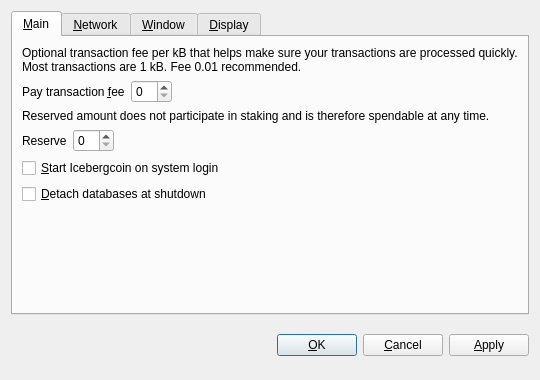
<?xml version="1.0" encoding="UTF-8"?>
<ui version="4.0">
 <class>OptionsDialog</class>
 <widget class="QDialog" name="OptionsDialog">
  <property name="geometry">
   <rect>
    <x>0</x>
    <y>0</y>
    <width>540</width>
    <height>380</height>
   </rect>
  </property>
  <property name="windowTitle">
   <string>Options</string>
  </property>
  <property name="modal">
   <bool>true</bool>
  </property>
  <layout class="QVBoxLayout" name="verticalLayout">
   <item>
    <widget class="QTabWidget" name="tabWidget">
     <property name="tabPosition">
      <enum>QTabWidget::North</enum>
     </property>
     <property name="currentIndex">
      <number>0</number>
     </property>
     <widget class="QWidget" name="tabMain">
      <attribute name="title">
       <string>&amp;Main</string>
      </attribute>
      <layout class="QVBoxLayout" name="verticalLayout_Main">
       <item>
        <widget class="QLabel" name="transactionFeeInfoLabel">
         <property name="text">
          <string>Optional transaction fee per kB that helps make sure your transactions are processed quickly. Most transactions are 1 kB. Fee 0.01 recommended.</string>
         </property>
         <property name="textFormat">
          <enum>Qt::PlainText</enum>
         </property>
         <property name="wordWrap">
          <bool>true</bool>
         </property>
        </widget>
       </item>
       <item>
        <layout class="QHBoxLayout" name="horizontalLayoutFee">
         <item>
          <widget class="QLabel" name="transactionFeeLabel">
           <property name="text">
            <string>Pay transaction &amp;fee</string>
           </property>
           <property name="textFormat">
            <enum>Qt::PlainText</enum>
           </property>
           <property name="buddy">
            <cstring>transactionFee</cstring>
           </property>
          </widget>
         </item>
         <item>
          <widget class="IcebergcoinAmountField" name="transactionFee"/>
         </item>
         <item>
          <spacer name="horizontalSpacerFee">
           <property name="orientation">
            <enum>Qt::Horizontal</enum>
           </property>
           <property name="sizeHint" stdset="0">
            <size>
             <width>40</width>
             <height>20</height>
            </size>
           </property>
          </spacer>
         </item>
        </layout>
       </item>
       <item>
        <widget class="QLabel" name="reserveBalanceInfoLabel">
         <property name="text">
          <string>Reserved amount does not participate in staking and is therefore spendable at any time.</string>
         </property>
         <property name="textFormat">
          <enum>Qt::PlainText</enum>
         </property>
         <property name="wordWrap">
          <bool>true</bool>
         </property>
        </widget>
       </item>
       <item>
        <layout class="QHBoxLayout" name="horizontalLayoutReserveBalance">
         <item>
          <widget class="QLabel" name="reserveBalanceLabel">
           <property name="text">
            <string>Reserve</string>
           </property>
           <property name="textFormat">
            <enum>Qt::PlainText</enum>
           </property>
           <property name="buddy">
            <cstring>reserveBalance</cstring>
           </property>
          </widget>
         </item>
         <item>
          <widget class="IcebergcoinAmountField" name="reserveBalance"/>
         </item>
         <item>
          <spacer name="horizontalSpacerReserveBalance">
           <property name="orientation">
            <enum>Qt::Horizontal</enum>
           </property>
           <property name="sizeHint" stdset="0">
            <size>
             <width>40</width>
             <height>20</height>
            </size>
           </property>
          </spacer>
         </item>
        </layout>
       </item>
       <item>
        <widget class="QCheckBox" name="icebergcoinAtStartup">
         <property name="toolTip">
          <string>Automatically start Icebergcoin after logging in to the system.</string>
         </property>
         <property name="text">
          <string>&amp;Start Icebergcoin on system login</string>
         </property>
        </widget>
       </item>
       <item>
        <widget class="QCheckBox" name="detachDatabases">
         <property name="toolTip">
          <string>Detach block and address databases at shutdown. This means they can be moved to another data directory, but it slows down shutdown. The wallet is always detached.</string>
         </property>
         <property name="text">
          <string>&amp;Detach databases at shutdown</string>
         </property>
        </widget>
       </item>
       <item>
        <spacer name="verticalSpacer_Main">
         <property name="orientation">
          <enum>Qt::Vertical</enum>
         </property>
         <property name="sizeHint" stdset="0">
          <size>
           <width>20</width>
           <height>40</height>
          </size>
         </property>
        </spacer>
       </item>
      </layout>
     </widget>
     <widget class="QWidget" name="tabNetwork">
      <attribute name="title">
       <string>&amp;Network</string>
      </attribute>
      <layout class="QVBoxLayout" name="verticalLayout_Network">
       <item>
        <widget class="QCheckBox" name="mapPortUpnp">
         <property name="toolTip">
          <string>Automatically open the Icebergcoin client port on the router. This only works when your router supports UPnP and it is enabled.</string>
         </property>
         <property name="text">
          <string>Map port using &amp;UPnP</string>
         </property>
        </widget>
       </item>
       <item>
        <widget class="QCheckBox" name="connectSocks">
         <property name="toolTip">
          <string>Connect to the Icebergcoin network through a SOCKS proxy (e.g. when connecting through Tor).</string>
         </property>
         <property name="text">
          <string>&amp;Connect through SOCKS proxy:</string>
         </property>
        </widget>
       </item>
       <item>
        <layout class="QHBoxLayout" name="horizontalLayout_Network">
         <item>
          <widget class="QLabel" name="proxyIpLabel">
           <property name="text">
            <string>Proxy &amp;IP:</string>
           </property>
           <property name="textFormat">
            <enum>Qt::PlainText</enum>
           </property>
           <property name="buddy">
            <cstring>proxyIp</cstring>
           </property>
          </widget>
         </item>
         <item>
          <widget class="QValidatedLineEdit" name="proxyIp">
           <property name="maximumSize">
            <size>
             <width>140</width>
             <height>16777215</height>
            </size>
           </property>
           <property name="toolTip">
            <string>IP address of the proxy (e.g. 127.0.0.1)</string>
           </property>
          </widget>
         </item>
         <item>
          <widget class="QLabel" name="proxyPortLabel">
           <property name="text">
            <string>&amp;Port:</string>
           </property>
           <property name="textFormat">
            <enum>Qt::PlainText</enum>
           </property>
           <property name="buddy">
            <cstring>proxyPort</cstring>
           </property>
          </widget>
         </item>
         <item>
          <widget class="QLineEdit" name="proxyPort">
           <property name="maximumSize">
            <size>
             <width>55</width>
             <height>16777215</height>
            </size>
           </property>
           <property name="toolTip">
            <string>Port of the proxy (e.g. 9050)</string>
           </property>
          </widget>
         </item>
         <item>
          <widget class="QLabel" name="socksVersionLabel">
           <property name="text">
            <string>SOCKS &amp;Version:</string>
           </property>
           <property name="textFormat">
            <enum>Qt::PlainText</enum>
           </property>
           <property name="buddy">
            <cstring>socksVersion</cstring>
           </property>
          </widget>
         </item>
         <item>
          <widget class="QValueComboBox" name="socksVersion">
           <property name="toolTip">
            <string>SOCKS version of the proxy (e.g. 5)</string>
           </property>
          </widget>
         </item>
         <item>
          <spacer name="horizontalSpacer_Network">
           <property name="orientation">
            <enum>Qt::Horizontal</enum>
           </property>
           <property name="sizeHint" stdset="0">
            <size>
             <width>40</width>
             <height>20</height>
            </size>
           </property>
          </spacer>
         </item>
        </layout>
       </item>
       <item>
        <spacer name="verticalSpacer_Network">
         <property name="orientation">
          <enum>Qt::Vertical</enum>
         </property>
         <property name="sizeHint" stdset="0">
          <size>
           <width>20</width>
           <height>40</height>
          </size>
         </property>
        </spacer>
       </item>
      </layout>
     </widget>
     <widget class="QWidget" name="tabWindow">
      <attribute name="title">
       <string>&amp;Window</string>
      </attribute>
      <layout class="QVBoxLayout" name="verticalLayout_Window">
       <item>
        <widget class="QCheckBox" name="minimizeToTray">
         <property name="toolTip">
          <string>Show only a tray icon after minimizing the window.</string>
         </property>
         <property name="text">
          <string>&amp;Minimize to the tray instead of the taskbar</string>
         </property>
        </widget>
       </item>
       <item>
        <widget class="QCheckBox" name="minimizeOnClose">
         <property name="toolTip">
          <string>Minimize instead of exit the application when the window is closed. When this option is enabled, the application will be closed only after selecting Quit in the menu.</string>
         </property>
         <property name="text">
          <string>M&amp;inimize on close</string>
         </property>
        </widget>
       </item>
       <item>
        <spacer name="verticalSpacer_Window">
         <property name="orientation">
          <enum>Qt::Vertical</enum>
         </property>
         <property name="sizeHint" stdset="0">
          <size>
           <width>20</width>
           <height>40</height>
          </size>
         </property>
        </spacer>
       </item>
      </layout>
     </widget>
     <widget class="QWidget" name="tabDisplay">
      <attribute name="title">
       <string>&amp;Display</string>
      </attribute>
      <layout class="QVBoxLayout" name="verticalLayout_Display">
       <item>
        <layout class="QHBoxLayout" name="horizontalLayout_1_Display">
         <item>
          <widget class="QLabel" name="langLabel">
           <property name="text">
            <string>User Interface &amp;language:</string>
           </property>
           <property name="textFormat">
            <enum>Qt::PlainText</enum>
           </property>
           <property name="buddy">
            <cstring>lang</cstring>
           </property>
          </widget>
         </item>
         <item>
          <widget class="QValueComboBox" name="lang">
           <property name="toolTip">
            <string>The user interface language can be set here. This setting will take effect after restarting Icebergcoin.</string>
           </property>
          </widget>
         </item>
        </layout>
       </item>
       <item>
        <layout class="QHBoxLayout" name="horizontalLayout_2_Display">
         <item>
          <widget class="QLabel" name="unitLabel">
           <property name="text">
            <string>&amp;Unit to show amounts in:</string>
           </property>
           <property name="textFormat">
            <enum>Qt::PlainText</enum>
           </property>
           <property name="buddy">
            <cstring>unit</cstring>
           </property>
          </widget>
         </item>
         <item>
          <widget class="QValueComboBox" name="unit">
           <property name="toolTip">
            <string>Choose the default subdivision unit to show in the interface and when sending coins.</string>
           </property>
          </widget>
         </item>
        </layout>
       </item>
       <item>
        <widget class="QCheckBox" name="displayAddresses">
         <property name="toolTip">
          <string>Whether to show Icebergcoin addresses in the transaction list or not.</string>
         </property>
         <property name="text">
          <string>&amp;Display addresses in transaction list</string>
         </property>
        </widget>
       </item>
       <item>
        <widget class="QCheckBox" name="coinControlFeatures">
         <property name="toolTip">
          <string>Whether to show coin control features or not.</string>
         </property>
         <property name="text">
          <string>Display coin &amp;control features (experts only!)</string>
         </property>
        </widget>
       </item>
       <item>
        <spacer name="verticalSpacer_Display">
         <property name="orientation">
          <enum>Qt::Vertical</enum>
         </property>
         <property name="sizeHint" stdset="0">
          <size>
           <width>20</width>
           <height>40</height>
          </size>
         </property>
        </spacer>
       </item>
      </layout>
     </widget>
    </widget>
   </item>
   <item>
    <layout class="QHBoxLayout" name="horizontalLayout_Buttons">
     <item>
      <spacer name="horizontalSpacer_1">
       <property name="orientation">
        <enum>Qt::Horizontal</enum>
       </property>
       <property name="sizeHint" stdset="0">
        <size>
         <width>40</width>
         <height>48</height>
        </size>
       </property>
      </spacer>
     </item>
     <item>
      <widget class="QLabel" name="statusLabel">
       <property name="font">
        <font>
         <weight>75</weight>
         <bold>true</bold>
        </font>
       </property>
       <property name="text">
        <string/>
       </property>
       <property name="textFormat">
        <enum>Qt::PlainText</enum>
       </property>
       <property name="wordWrap">
        <bool>true</bool>
       </property>
      </widget>
     </item>
     <item>
      <spacer name="horizontalSpacer_2">
       <property name="orientation">
        <enum>Qt::Horizontal</enum>
       </property>
       <property name="sizeHint" stdset="0">
        <size>
         <width>40</width>
         <height>48</height>
        </size>
       </property>
      </spacer>
     </item>
     <item>
      <widget class="QPushButton" name="okButton">
       <property name="text">
        <string>&amp;OK</string>
       </property>
      </widget>
     </item>
     <item>
      <widget class="QPushButton" name="cancelButton">
       <property name="text">
        <string>&amp;Cancel</string>
       </property>
       <property name="autoDefault">
        <bool>false</bool>
       </property>
      </widget>
     </item>
     <item>
      <widget class="QPushButton" name="applyButton">
       <property name="text">
        <string>&amp;Apply</string>
       </property>
       <property name="autoDefault">
        <bool>false</bool>
       </property>
      </widget>
     </item>
    </layout>
   </item>
  </layout>
 </widget>
 <customwidgets>
  <customwidget>
   <class>IcebergcoinAmountField</class>
   <extends>QSpinBox</extends>
   <header>icebergcoinamountfield.h</header>
  </customwidget>
  <customwidget>
   <class>QValueComboBox</class>
   <extends>QComboBox</extends>
   <header>qvaluecombobox.h</header>
  </customwidget>
  <customwidget>
   <class>QValidatedLineEdit</class>
   <extends>QLineEdit</extends>
   <header>qvalidatedlineedit.h</header>
  </customwidget>
 </customwidgets>
 <resources/>
 <connections/>
</ui>
